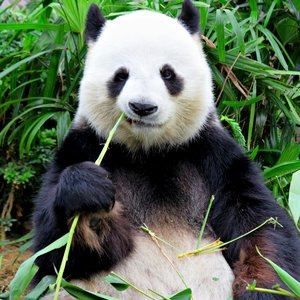
#> input picture _app/colorize image/panda.jpg, 300 x 300 px, given in place of feature_matching_1_b.png, which was not available
$ python feature_matching.py
#> lines starting #> are read from the running program, lines starting #| are printed output that depends on the picture; pictures that were not available may be replaced by others from this repository, and a replacement may not be noted
### utility/read_image.py
# -*- coding: utf-8 -*-
"""
Created on Thu May 31 15:50:50 2018

@author: Administrator
"""

import cv2

def Image_Reader(filename, to_grey=False):
#> called with filename = '../_images/feature_matching_1_b.png', to_grey = True
    img = cv2.imread(filename)
#> img is the input picture: shape (300, 300, 3); mean B, G, R 84.9, 105.8, 90.1

    assert img is not None , "file (%s) is not exist." % (filename)

    if(to_grey is True):
        img= cv2.cvtColor(img, cv2.COLOR_RGB2GRAY)
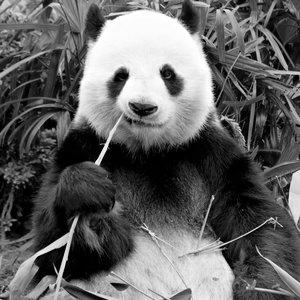
#> img: shape (300, 300); min 0, max 255, mean 97.8

    return img

def Image_Renderer(img_arr):
    cv2.imshow('image', img_arr)

# [11 lines that do not run on import are left out]

### features_detecting/feature_matching.py
# -*- coding: utf-8 -*-
"""
Created on Thu Jun  7 11:03:06 2018

@author: Administrator
"""
import sys
import cv2
import numpy as np

sys.path.append('../utility/')
import read_image

if __name__ is '__main__':
    #filename = '../_images/grid.jpg'
    matching_1_a = '../_images/feature_matching_1_a.png'
    matching_1_b = '../_images/feature_matching_1_b.png'
    matching_2_a = '../_images/feature_matching_2_a.jpg'
    matching_2_b = '../_images/feature_matching_2_b.jpg'

    matching_1_a_arr = read_image.Image_Reader(matching_1_b, to_grey=True)
    matching_1_b_arr = read_image.Image_Reader(matching_1_b, to_grey=True)
    matching_2_a_arr = read_image.Image_Reader(matching_2_a, to_grey=True)
#> call 3 of Image_Reader, with filename = '../_images/feature_matching_2_a.jpg', to_grey = True
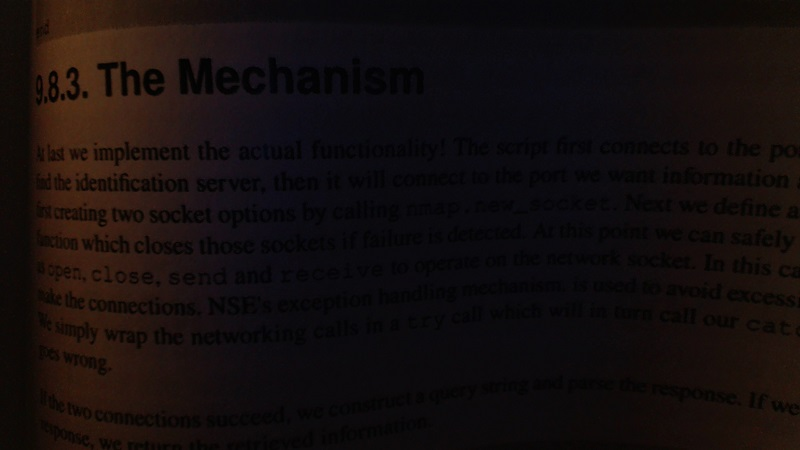
#> input picture image_processing/images/dark_image.jpg, 800 x 450 px, given in place of feature_matching_2_a.jpg, which was not available
#> in Image_Reader, img is the input picture: shape (450, 800, 3); mean B, G, R 13.4, 13.6, 20.3
#> in Image_Reader (call 3), `img= cv2.cvtColor(img, cv2.COLOR_RGB2GRAY)`:
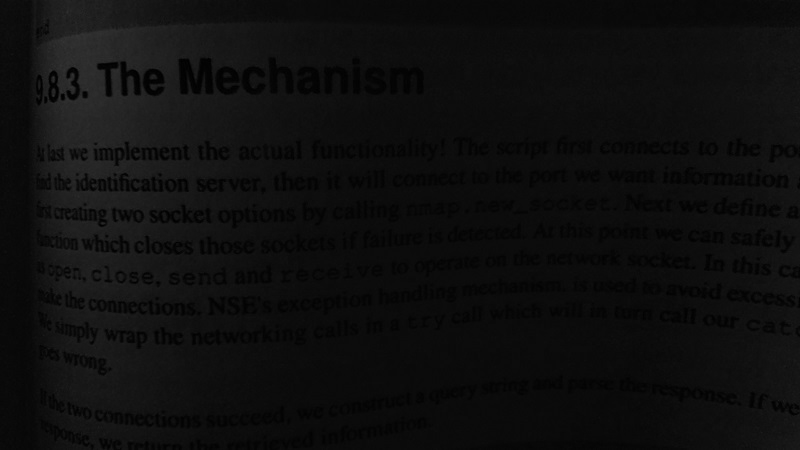
#> img: shape (450, 800); min 0, max 53, mean 14.4
    matching_2_b_arr = read_image.Image_Reader(matching_2_b, to_grey=True)

    orb = cv2.ORB_create()

    kp1_a, des1_a = orb.detectAndCompute(matching_1_a_arr, None)
#> kp1_a = 481 keypoints; strongest (x, y, size): (122, 73, 64.3), (63, 246, 44.6), (123, 73, 53.6), (206, 37, 31)
    kp1_b, des1_b = orb.detectAndCompute(matching_1_b_arr, None)
#> kp1_b has the same summary as kp1_a
    kp2_a, des2_a = orb.detectAndCompute(matching_2_a_arr, None)
#> kp2_a = 256 keypoints; strongest (x, y, size): (62, 95, 31), (73, 81, 53.6), (72, 74, 31), (84, 92, 31)
    kp2_b, des2_b = orb.detectAndCompute(matching_2_b_arr, None)
#> kp2_b has the same summary as kp2_a

    bf = cv2.BFMatcher(cv2.NORM_HAMMING, crossCheck=True)

    matches_1 = bf.match(des1_a, des1_b)
#> matches_1 = 481 matches
    matches_2 = bf.match(des2_a, des2_b)
#> matches_2 = 256 matches

    matches_1 = sorted(matches_1, key=lambda x: x.distance)
    matches_2 = sorted(matches_2, key=lambda x: x.distance)

    matches_img_1 = cv2.drawMatches(matching_1_a_arr, kp1_a, matching_1_b_arr, kp1_a, matches_1[:30], None, flags=2)
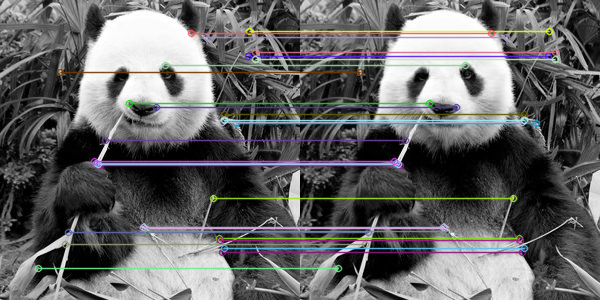
#> matches_img_1: shape (300, 600, 3); mean of channels 0, 1, 2 101.3, 100.7, 100.8; drawn as B, G, R
    matches_img_2 = cv2.drawMatches(matching_2_a_arr, kp2_a, matching_2_b_arr, kp2_b, matches_2[:30], None, flags=2)
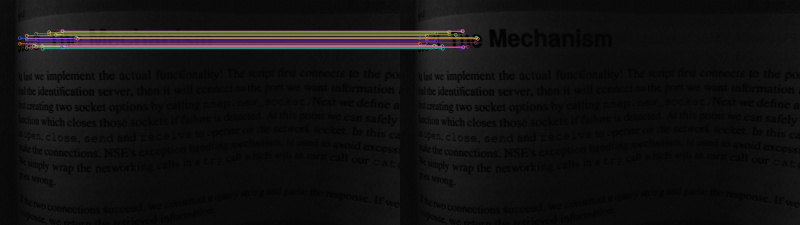
#> matches_img_2: shape (450, 1600, 3) (shown at 1/2 size); mean of channels 0, 1, 2 17.9, 17.6, 18.5; drawn as B, G, R

    cv2.imshow('matches_img_1', matches_img_1)
    cv2.imshow('matches_img_2', matches_img_2)
    cv2.waitKey(0)
    cv2.destroyAllWindows()
